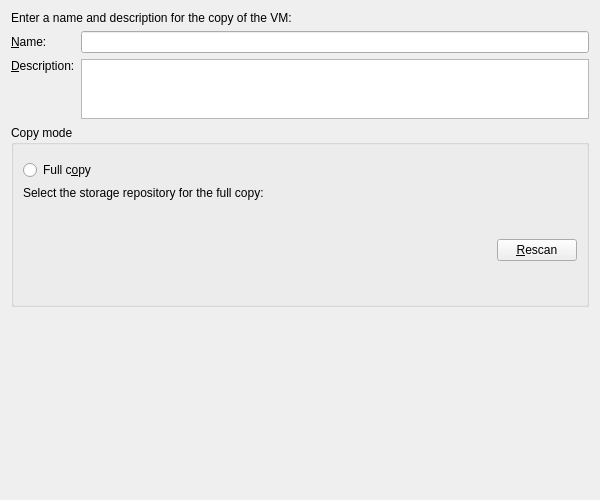
<?xml version="1.0" encoding="UTF-8"?>
<ui version="4.0">
 <class>IntraPoolCopyPage</class>
 <widget class="QWizardPage" name="IntraPoolCopyPage">
  <property name="geometry">
   <rect>
    <x>0</x>
    <y>0</y>
    <width>600</width>
    <height>500</height>
   </rect>
  </property>
  <property name="windowTitle">
   <string>Copy VM</string>
  </property>
  <layout class="QVBoxLayout" name="verticalLayout">
   <item>
    <widget class="QLabel" name="labelRubric">
     <property name="text">
      <string>Enter a name and description for the copy of the VM:</string>
     </property>
     <property name="wordWrap">
      <bool>true</bool>
     </property>
    </widget>
   </item>
   <item>
    <layout class="QGridLayout" name="gridLayout">
     <item row="0" column="0">
      <widget class="QLabel" name="label2">
       <property name="text">
        <string>&amp;Name:</string>
       </property>
       <property name="buddy">
        <cstring>NameTextBox</cstring>
       </property>
      </widget>
     </item>
     <item row="0" column="1">
      <widget class="QLineEdit" name="NameTextBox"/>
     </item>
     <item row="1" column="0">
      <widget class="QLabel" name="label1">
       <property name="text">
        <string>&amp;Description:</string>
       </property>
       <property name="alignment">
        <set>Qt::AlignLeading|Qt::AlignLeft|Qt::AlignTop</set>
       </property>
       <property name="buddy">
        <cstring>DescriptionTextBox</cstring>
       </property>
      </widget>
     </item>
     <item row="1" column="1">
      <widget class="QTextEdit" name="DescriptionTextBox">
       <property name="maximumSize">
        <size>
         <width>16777215</width>
         <height>60</height>
        </size>
       </property>
       <property name="tabChangesFocus">
        <bool>true</bool>
       </property>
      </widget>
     </item>
    </layout>
   </item>
   <item>
    <widget class="DecentGroupBox" name="groupBox1">
     <property name="title">
      <string>Copy mode</string>
     </property>
     <layout class="QVBoxLayout" name="verticalLayout_2">
      <item>
       <widget class="ToolTipContainer" name="toolTipContainer1" native="true"/>
      </item>
      <item>
       <widget class="QRadioButton" name="CopyRadioButton">
        <property name="text">
         <string>Full c&amp;opy</string>
        </property>
       </widget>
      </item>
      <item>
       <layout class="QVBoxLayout" name="tableLayoutPanelSrPicker">
        <item>
         <widget class="QLabel" name="labelSrHint">
          <property name="text">
           <string>Select the storage repository for the full copy:</string>
          </property>
          <property name="wordWrap">
           <bool>true</bool>
          </property>
         </widget>
        </item>
        <item>
         <layout class="QHBoxLayout" name="horizontalLayout">
          <item>
           <widget class="SrPicker" name="srPicker1">
            <property name="sizePolicy">
             <sizepolicy hsizetype="Expanding" vsizetype="Expanding">
              <horstretch>0</horstretch>
              <verstretch>0</verstretch>
             </sizepolicy>
            </property>
           </widget>
          </item>
          <item>
           <widget class="QPushButton" name="buttonRescan">
            <property name="sizePolicy">
             <sizepolicy hsizetype="Fixed" vsizetype="Fixed">
              <horstretch>0</horstretch>
              <verstretch>0</verstretch>
             </sizepolicy>
            </property>
            <property name="text">
             <string>&amp;Rescan</string>
            </property>
           </widget>
          </item>
         </layout>
        </item>
       </layout>
      </item>
     </layout>
    </widget>
   </item>
   <item>
    <spacer name="verticalSpacerBottom">
     <property name="orientation">
      <enum>Qt::Vertical</enum>
     </property>
     <property name="sizeHint" stdset="0">
      <size>
       <width>20</width>
       <height>40</height>
      </size>
     </property>
    </spacer>
   </item>
  </layout>
 </widget>
 <customwidgets>
  <customwidget>
   <class>ToolTipContainer</class>
   <extends>QWidget</extends>
   <header>controls/tooltipcontainer.h</header>
   <container>1</container>
  </customwidget>
  <customwidget>
   <class>DecentGroupBox</class>
   <extends>QGroupBox</extends>
   <header>controls/decentgroupbox.h</header>
   <container>1</container>
  </customwidget>
  <customwidget>
   <class>SrPicker</class>
   <extends>QWidget</extends>
   <header>controls/srpicker.h</header>
  </customwidget>
 </customwidgets>
 <resources/>
 <connections/>
</ui>
